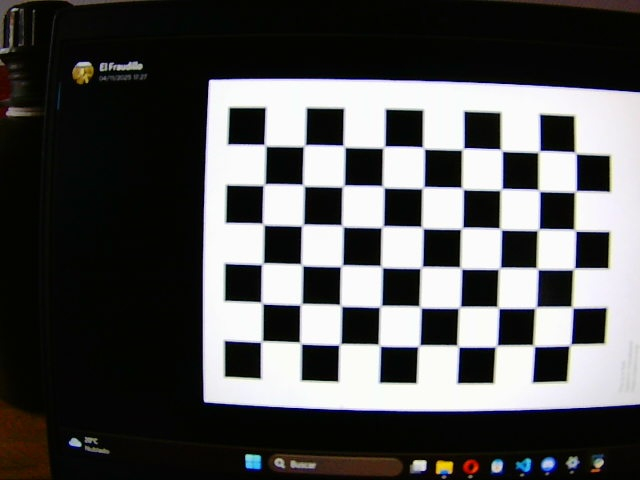
#> input picture proyecto-v0/calib_images/calib_00.jpg, 640 x 480 px; its folder holds only this picture in this run
$ python -i board_tracker.py   (imports and definitions only)
#> lines starting #> are read from the running program, lines starting #| are printed output that depends on the picture; after the words box and inside, x2 and y2 are one past the last pixel; in counts of white or black regions, pixels touching at a corner belong together
#> further down, picture is the input picture: shape (480, 640, 3); mean B, G, R 82.7, 82.5, 82.6
# board_tracker.py
import cv2
import numpy as np

# nº de casillas del tablero
CASILLAS_TABLERO = 5
# tamaño real de una casilla (cm) – pon el tuyo
TAMANO_CASILLA_CM = 3.7

# rango por defecto
RANGO_INFERIOR_DEFECTO = np.array([5, 80, 80], dtype=np.uint8)
RANGO_SUPERIOR_DEFECTO = np.array([25, 255, 255], dtype=np.uint8)

# estos son los que vamos cambiando con 'b'
rango_inferior_actual = RANGO_INFERIOR_DEFECTO.copy()
rango_superior_actual = RANGO_SUPERIOR_DEFECTO.copy()


# [45 lines left out: functions calibrar_color_tablero_desde_roi, ordenar_puntos, dibujar_cuadricula_en_cuadrilatero, not called in this run]


def detectar_tablero(frame, matriz_camara=None, coeficientes_distorsion=None):
    """
    Versión original: devuelve un solo tablero.
    La dejamos por compatibilidad.
    """
    global rango_inferior_actual, rango_superior_actual

    if matriz_camara is not None and coeficientes_distorsion is not None:
        frame = cv2.undistort(frame, matriz_camara, coeficientes_distorsion)

    vis = frame.copy()
    hsv = cv2.cvtColor(frame, cv2.COLOR_BGR2HSV)
#> hsv: shape (480, 640, 3); mean H, S, V 52.2, 99.5, 86.2
    mask = cv2.inRange(hsv, rango_inferior_actual, rango_superior_actual)
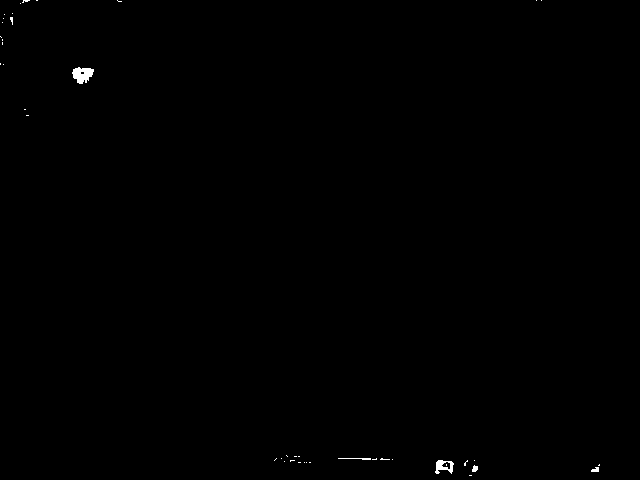
#> mask: shape (480, 640); 0.2% white; 42 white regions (37 under 20 px), largest, box (x1, y1, x2, y2) and area: (72, 67, 94, 84) 248, (435, 460, 454, 474) 150, (338, 458, 371, 460) 42, (472, 465, 478, 472) 31, (591, 467, 599, 472) 30
    mask_show = mask.copy()

    kernel = cv2.getStructuringElement(cv2.MORPH_RECT, (25, 25))
    mask_unida = cv2.morphologyEx(mask, cv2.MORPH_CLOSE, kernel, iterations=2)
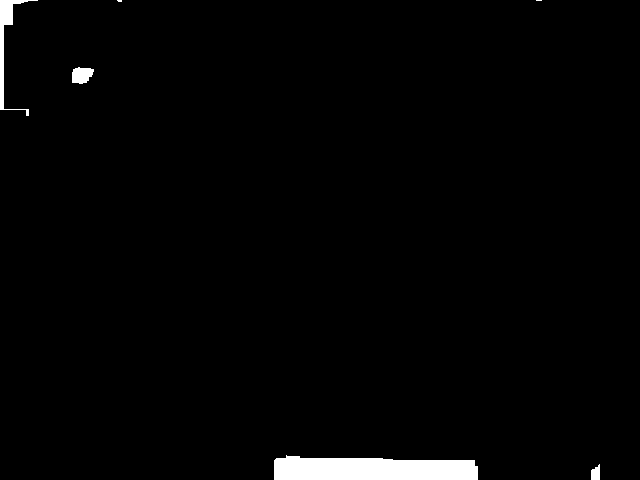
#> mask_unida: shape (480, 640); 1.8% white; 6 white regions (2 under 20 px)

    contours, _ = cv2.findContours(mask_unida, cv2.RETR_EXTERNAL, cv2.CHAIN_APPROX_SIMPLE)
#> contours = 6 contours, 2 with area under 20; largest, box (x1, y1, x2, y2) and area: (274, 455, 478, 480) 4092, (0, 0, 38, 116) 592, (72, 67, 94, 84) 254, (591, 464, 600, 480) 91
    if not contours:
        cv2.putText(vis, "Buscando tablero...", (10, 25),
                    cv2.FONT_HERSHEY_SIMPLEX, 0.6, (0, 0, 255), 2)
        return vis, False, None, None, mask_show, None

    c = max(contours, key=cv2.contourArea)
#> c = contour of 19 points, box (x1, y1, x2, y2) (274, 455, 478, 480), area 4092
    if cv2.contourArea(c) < 5000:
        return vis, False, None, None, mask_show, None

    rect = cv2.minAreaRect(c)
    box = cv2.boxPoints(rect)
    box = np.int32(box)
    quad = ordenar_puntos(box.astype(np.float32))

    dibujar_cuadricula_en_cuadrilatero(vis, quad, CASILLAS_TABLERO)

    tl, tr, br, bl = quad
    top_mid = (tl + tr) / 2.0
    bot_mid = (bl + br) / 2.0
    height_px = float(np.linalg.norm(top_mid - bot_mid))

    ratio_cm_per_pix = None
    if height_px > 1e-3:
        pix_per_square = height_px / CASILLAS_TABLERO
        ratio_cm_per_pix = TAMANO_CASILLA_CM / pix_per_square

    if ratio_cm_per_pix is not None:
        est_height_cm = height_px * ratio_cm_per_pix
        cv2.putText(vis, f"{ratio_cm_per_pix:.4f} cm/pix | alto={est_height_cm:.1f}cm",
                    (10, 25), cv2.FONT_HERSHEY_SIMPLEX, 0.55, (0, 255, 0), 2)

    return vis, True, ratio_cm_per_pix, height_px, mask_show, quad


# [61 lines left out: function detectar_tableros_multiples, not called in this run]

>>> import cv2
>>> picture = cv2.imread('../calib_images/calib_00.jpg')
>>> result = detectar_tablero(picture)
#> result = 6 items

$ run again, on proyecto-v0/calib_images/calib_01.jpg
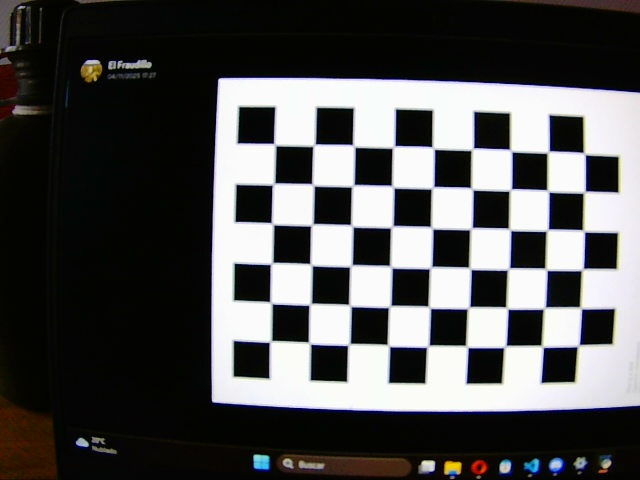
#> input picture proyecto-v0/calib_images/calib_01.jpg, 640 x 480 px
#> picture is the input picture: shape (480, 640, 3); mean B, G, R 80.8, 80.7, 80.9
#> hsv: shape (480, 640, 3); mean H, S, V 51.2, 99, 84.5
#> in detectar_tablero, `mask = cv2.inRange(hsv, rango_inferior_actual, rango_superior_actual)`:
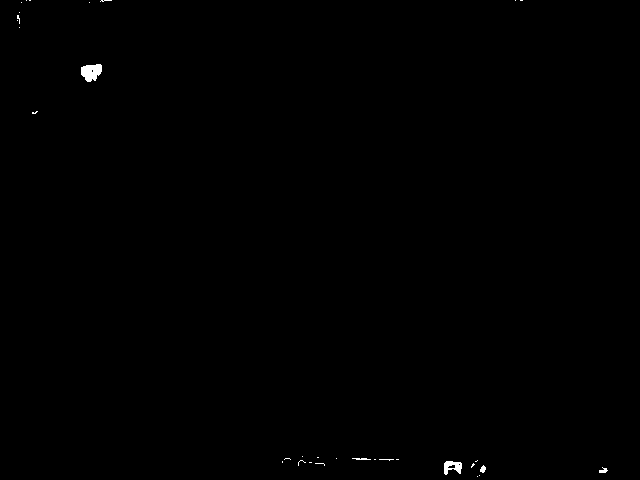
#> mask: shape (480, 640); 0.21% white; 32 white regions (27 under 20 px), largest, box (x1, y1, x2, y2) and area: (81, 64, 102, 82) 278, (444, 461, 462, 475) 161, (480, 465, 486, 473) 32, (599, 467, 608, 473) 32, (352, 458, 371, 460) 29
#> in detectar_tablero, `mask_unida = cv2.morphologyEx(mask, cv2.MORPH_CLOSE, kernel, iteration..`:
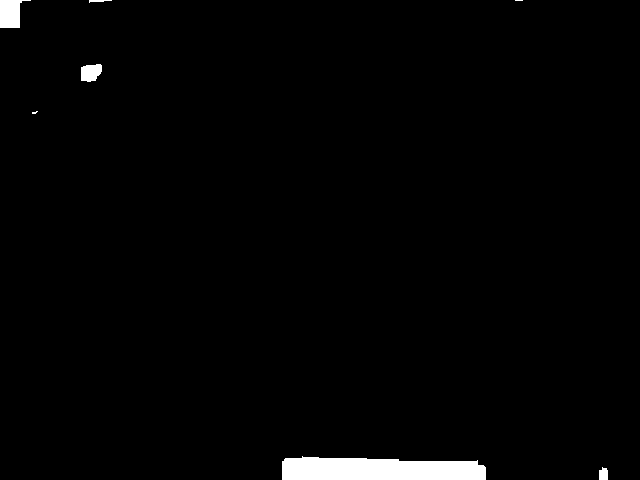
#> mask_unida: shape (480, 640); 1.7% white; 7 white regions (2 under 20 px)
#> contours = 7 contours, 3 with area under 20; largest, box (x1, y1, x2, y2) and area: (282, 456, 486, 480) 3950, (0, 0, 31, 28) 518, (81, 64, 102, 82) 272, (599, 467, 608, 480) 82
#> c = contour of 24 points, box (x1, y1, x2, y2) (282, 456, 486, 480), area 3950
#> result = 6 items

$ run again, on proyecto-v0/calib_images/calib_02.jpg
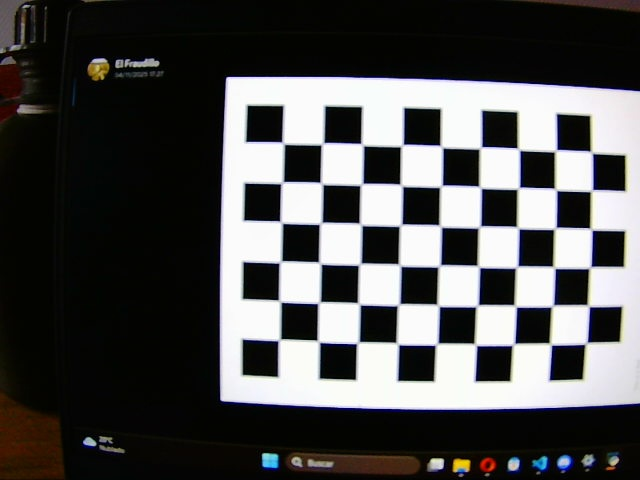
#> input picture proyecto-v0/calib_images/calib_02.jpg, 640 x 480 px
#> picture is the input picture: shape (480, 640, 3); mean B, G, R 78.7, 78.8, 79
#> hsv: shape (480, 640, 3); mean H, S, V 51.4, 106.2, 82.7
#> in detectar_tablero, `mask = cv2.inRange(hsv, rango_inferior_actual, rango_superior_actual)`:
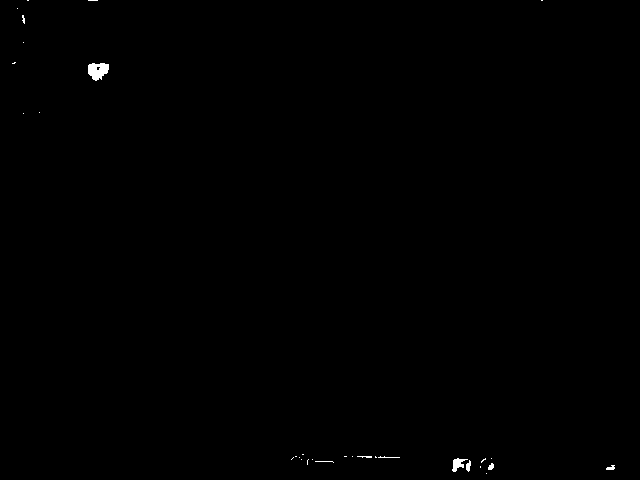
#> mask: shape (480, 640); 0.2% white; 31 white regions (24 under 20 px), largest, box (x1, y1, x2, y2) and area: (88, 63, 109, 81) 272, (452, 458, 468, 472) 112, (466, 460, 471, 472) 39
#> in detectar_tablero, `mask_unida = cv2.morphologyEx(mask, cv2.MORPH_CLOSE, kernel, iteration..`:
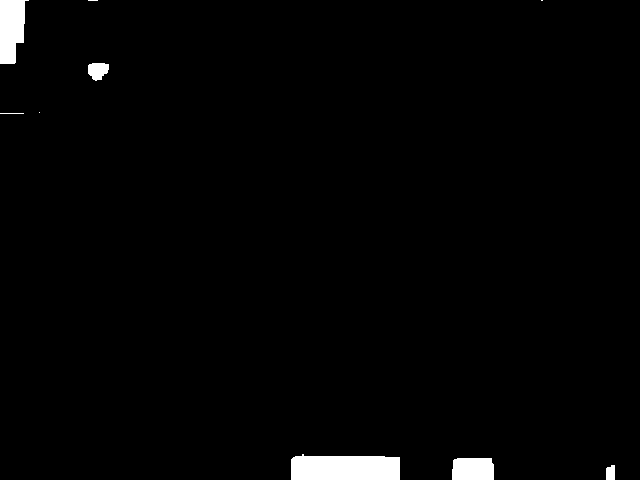
#> mask_unida: shape (480, 640); 1.7% white; 9 white regions (3 under 20 px)
#> contours = 9 contours, 4 with area under 20; largest, box (x1, y1, x2, y2) and area: (291, 454, 400, 480) 2467, (0, 0, 29, 64) 1305, (452, 458, 494, 480) 836, (88, 63, 109, 81) 256, (606, 465, 615, 480) 102
#> c = contour of 15 points, box (x1, y1, x2, y2) (291, 454, 400, 480), area 2467
#> result = 6 items

$ run again, on proyecto-v0/calib_images/calib_03.jpg
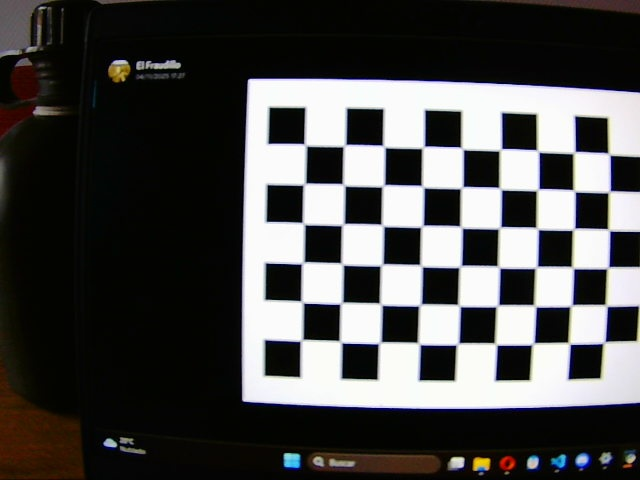
#> input picture proyecto-v0/calib_images/calib_03.jpg, 640 x 480 px
#> picture is the input picture: shape (480, 640, 3); mean B, G, R 73.7, 74.2, 74.7
#> hsv: shape (480, 640, 3); mean H, S, V 49.1, 111.9, 78.2
#> in detectar_tablero, `mask = cv2.inRange(hsv, rango_inferior_actual, rango_superior_actual)`:
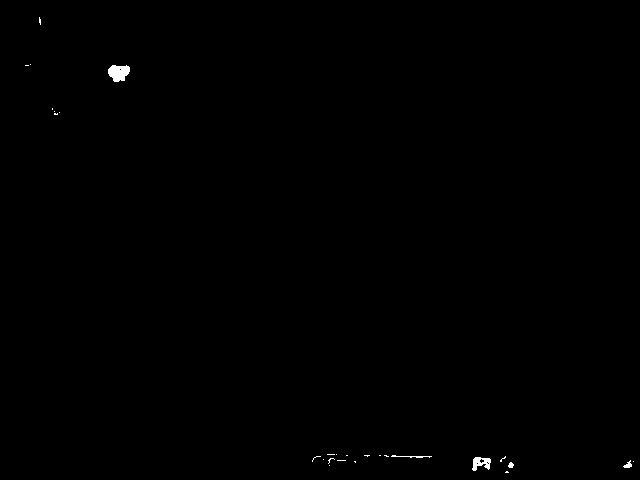
#> mask: shape (480, 640); 0.22% white; 27 white regions (22 under 20 px), largest, box (x1, y1, x2, y2) and area: (108, 65, 130, 82) 276, (472, 457, 491, 471) 162, (391, 455, 432, 458) 55, (623, 460, 632, 468) 38, (508, 462, 514, 468) 26
#> in detectar_tablero, `mask_unida = cv2.morphologyEx(mask, cv2.MORPH_CLOSE, kernel, iteration..`:
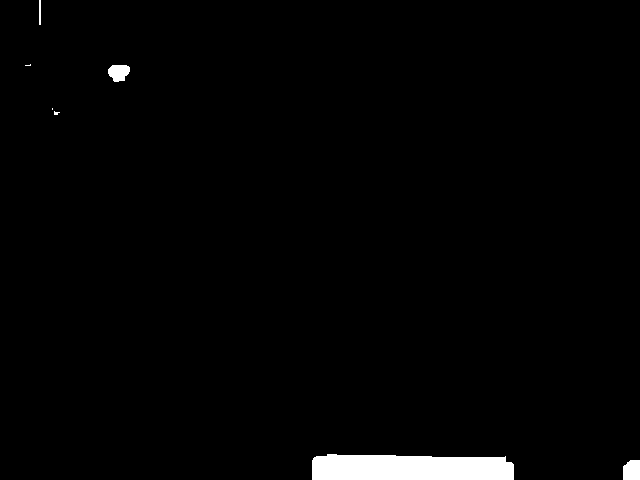
#> mask_unida: shape (480, 640); 1.8% white; 7 white regions (3 under 20 px)
#> contours = 7 contours, 3 with area under 20; largest, box (x1, y1, x2, y2) and area: (312, 454, 514, 480) 4572, (623, 460, 640, 480) 282, (108, 65, 130, 82) 258, (39, 0, 41, 25) 24
#> c = contour of 23 points, box (x1, y1, x2, y2) (312, 454, 514, 480), area 4572
#> result = 6 items
